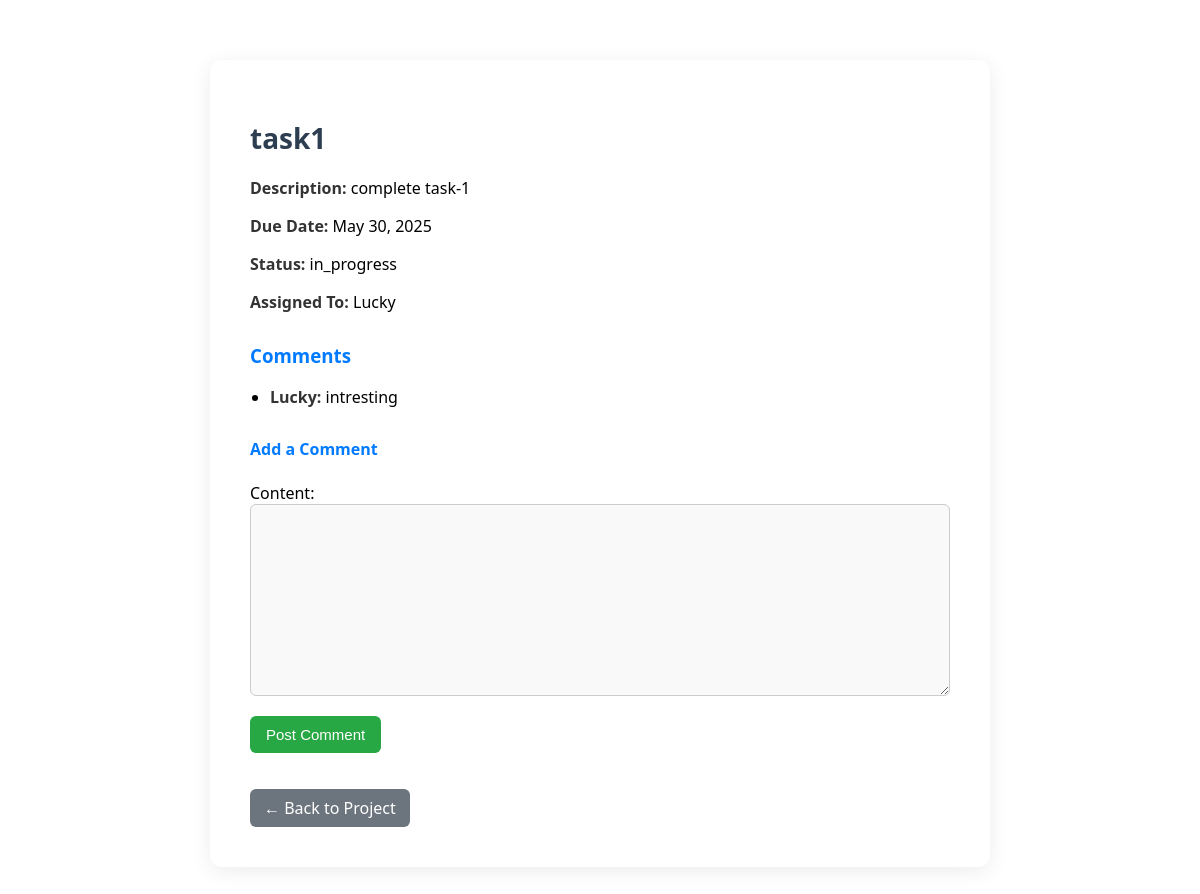
The page /projects/3/tasks/2/ (signed in) on the database its author committed.
### core/models.py (models this page shows, shortened)
class Task(models.Model):
    STATUS_CHOICES = [
        ('todo', 'To Do'),
        ('in_progress', 'In Progress'),
        ('done', 'Done'),
    ]
    title = models.CharField(max_length=200)
    description = models.TextField()
    status = models.CharField(max_length=20, choices=STATUS_CHOICES, default='todo')
    assigned_to = models.ForeignKey(settings.AUTH_USER_MODEL, on_delete=models.SET_NULL, null=True, blank=True)
    project = models.ForeignKey(Project, on_delete=models.CASCADE)
    due_date = models.DateField(default=timezone.now)

class CustomUser(AbstractUser):
    bio = models.TextField(blank=True, null=True)
    location = models.CharField(max_length=100, blank=True, null=True)
    birthdate = models.DateField(blank=True, null=True)
    def __str__(self):
        return self.username

class Comment(models.Model):
    task = models.ForeignKey(Task, related_name='comments', on_delete=models.CASCADE)
    author = models.ForeignKey(settings.AUTH_USER_MODEL, on_delete=models.CASCADE)
    content = models.TextField()
    created_at = models.DateTimeField(auto_now_add=True)

### core/views.py (the view)
# urls.py: path('projects/<int:project_id>/tasks/<int:task_id>/', views.task_detail, name='task_detail'),
@login_required
def task_detail(request, project_id, task_id):
    project = get_object_or_404(Project, id=project_id)
    task = get_object_or_404(Task, id=task_id, project=project)
    comments = Comment.objects.filter(task=task).order_by('-created_at')
    if request.method == 'POST':
        form = CommentForm(request.POST)
        if form.is_valid():
            comment = form.save(commit=False)
            comment.task = task
            comment.author = request.user
            comment.save()
            return redirect('task_detail', project_id=project.id, task_id=task.id)
    else:
        form = CommentForm()
    return render(request, 'core/task_detail.html', {
        'project': project,
        'task': task,
        'comments': comments,
        'form': form
    })

### core/forms.py
class CommentForm(forms.ModelForm):
    class Meta:
        model = Comment
        fields = ['content']

### core/templates/core/task_detail.html (shortened to what this page needs)
{% block content %}
<div class="task-detail-container">
    <h1>{{ task.title }}</h1>
    <p><strong>Description:</strong> {{ task.description }}</p>
    <p><strong>Due Date:</strong> {{ task.due_date }}</p>
    <p><strong>Status:</strong> {{ task.status }}</p>
    <p><strong>Assigned To:</strong> {{ task.assigned_to.username }}</p>
    <h3>Comments</h3>
    <ul>
        {% for comment in task.comments.all %}
            <li><strong>{{ comment.author }}:</strong> {{ comment.content }}</li>
        {% empty %}
            <li>No comments yet.</li>
        {% endfor %}
    </ul>
    <h4>Add a Comment</h4>
    <form method="post">
        {{ form.as_p }}
        <button type="submit">Post Comment</button>
    </form>
    <a href="{% url 'project_detail' pk=task.project.id %}" class="back-link">← Back to Project</a>
</div>
{% endblock %}

### core/templates/core/task_detail.html (style rules this page uses)
.task-detail-container { max-width: 700px; margin: 60px auto; padding: 40px; background-color: #ffffff; border-radius: 12px; box-shadow: 0 4px 20px rgba(0, 0, 0, 0.08); font-family: 'Segoe UI', sans-serif; }
.task-detail-container h1 { font-size: 28px; color: #2c3e50; margin-bottom: 20px; }
.task-detail-container p { font-size: 16px; margin-bottom: 10px; }
.task-detail-container strong { color: #333; }
.task-detail-container h3, .task-detail-container h4 { margin-top: 30px; color: #007bff; }
.task-detail-container ul { padding-left: 20px; }
.task-detail-container li { margin-bottom: 8px; }
.task-detail-container form { margin-top: 20px; }
.task-detail-container form textarea, .task-detail-container form input { width: 100%; padding: 10px; margin-bottom: 10px; font-size: 15px; border: 1px solid #ccc; border-radius: 6px; background-color: #f9f9f9; }
.task-detail-container button[type="submit"] { background-color: #28a745; color: white; padding: 10px 16px; border: none; border-radius: 6px; font-size: 15px; cursor: pointer; transition: background-color 0.3s ease; }
.back-link { display: inline-block; margin-top: 20px; padding: 8px 14px; background-color: #6c757d; color: white; border-radius: 6px; text-decoration: none; }

### rows shown on the page
Task: title "task1", description "complete task-1", due_date "May 30, 2025", status "in_progress", assigned_to.username "Lucky"
Comment: author "Lucky", content "intresting"
